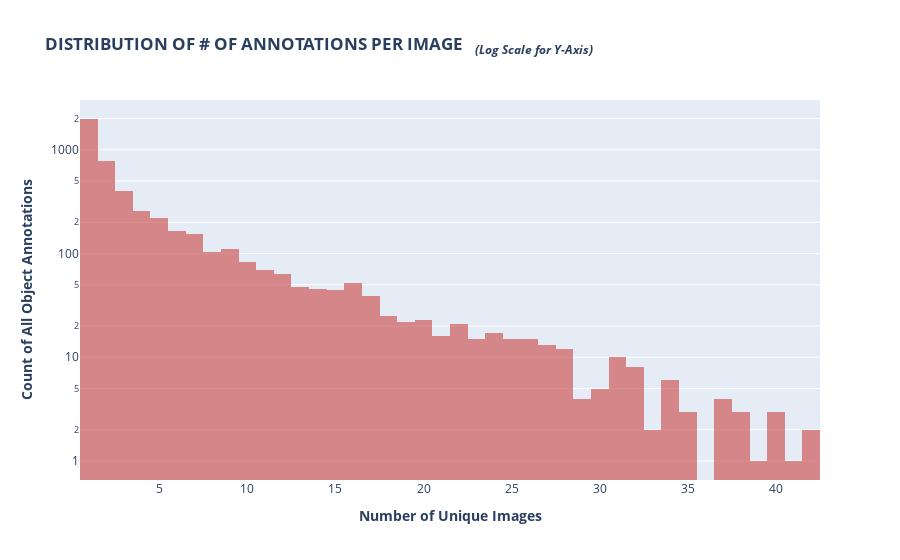

This figure's notebook cell:
### Markdown cell above
Step 3. EDA

Annotation Per Images

: 한 이미지에 몇 개의 Bounding box가 있는지, 그 분포를 나타낸 결과입니다.

### Code cell
fig = px.histogram(train_df.image_id.value_counts(), 
                   log_y=True, color_discrete_sequence=['indianred'], opacity=0.7,
                   labels={"value":"Number of Annotations Per Image"},
                   title="<b>DISTRIBUTION OF # OF ANNOTATIONS PER IMAGE   "
                         "<i><sub>(Log Scale for Y-Axis)</sub></i></b>",
                   )
fig.update_layout(showlegend=False,
                  xaxis_title="<b>Number of Unique Images</b>",
                  yaxis_title="<b>Count of All Object Annotations</b>",)
fig.show()

### Figure 1 — Plotly figure (JSON) as saved in the notebook; plotly's stock layout.template omitted (floating-point values rounded to 4 significant figures; data arrays with more than 128 entries replaced by an {"elided": "..."} marker saying what was removed)
{"data": [{"alignmentgroup": "True", "bingroup": "x", "hovertemplate": "variable=image_id<br>Number of Annotations Per Image=%{x}<br>count=%{y}<extra></extra>", "legendgroup": "image_id", "marker": {"color": "indianred", "opacity": 0.7, "pattern": {"shape": ""}}, "name": "image_id", "offsetgroup": "image_id", "orientation": "v", "showlegend": true, "type": "histogram", "x": {"elided": "4872 int values"}, "xaxis": "x", "yaxis": "y"}], "layout": {"autosize": true, "barmode": "relative", "legend": {"title": {"text": "variable"}, "tracegroupgap": 0}, "showlegend": false, "title": {"text": "<b>DISTRIBUTION OF # OF ANNOTATIONS PER IMAGE   <i><sub>(Log Scale for Y-Axis)</sub></i></b>"}, "xaxis": {"anchor": "y", "autorange": true, "domain": [0, 1], "range": [0.5, 42.5], "title": {"text": "<b>Number of Unique Images</b>"}, "type": "linear"}, "yaxis": {"anchor": "x", "autorange": true, "domain": [0, 1], "range": [-0.1832, 3.48], "title": {"text": "<b>Count of All Object Annotations</b>"}, "type": "log"}}}
